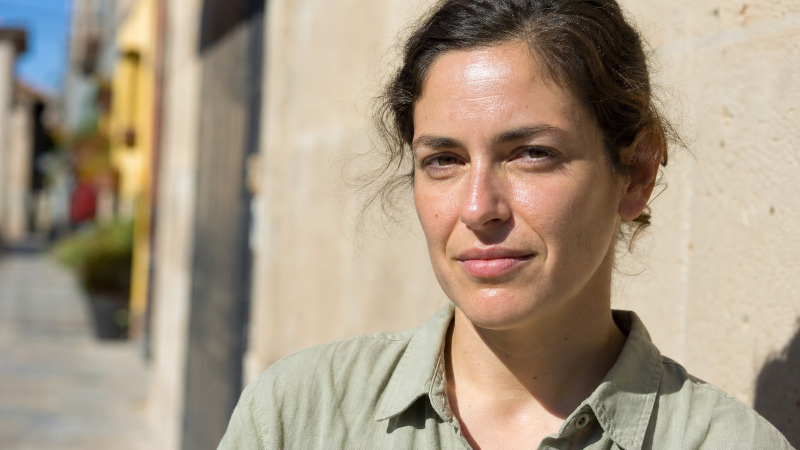
#> input picture GOLDEN_DAYLIGHT_CINEMA/SCENES/source/src02_midday_portrait.jpg, 1600 x 900 px (shown at 1/2 size)
$ python tune.py ../GOLDEN_DAYLIGHT_CINEMA/SCENES/source/src01_harsh_midday_city.jpg
#> lines starting #> are read from the running program, lines starting #| are printed output that depends on the picture
### dev/colorlib.py
"""
colorlib.py -- Colour science core for GOLDEN DAYLIGHT CINEMA
==============================================================

Authoritative references used for the Apple Log 2 pipeline (all cross-checked
against each other during development):

1. Apple Inc., "Apple Log Profile White Paper", September 2023 (Part 028-00768).
   Defines the Apple Log transfer function exactly:

       Encode  P = f(R) = gamma*log2(R + beta) + delta      if R >= R_t
                        = c*(R - R_0)^2                     if R_0 <= R < R_t
                        = 0                                 if R < R_0

       Decode  R = f^-1(P) = 2^((P - delta)/gamma) - beta   if P >= P_t
                           = sqrt(P/c) + R_0                 if 0 <= P < P_t
                           = R_0                             if P < 0

               R_0 = -0.05641088   R_t = 0.01   c = 47.28711236
               beta = 0.00964052   gamma = 0.08550479   delta = 0.69336945
               P_t = c * (R_t - R_0)^2

   Reference points (10-bit full range):
       0%    reflectance -> P = 0.150477 -> code  154
       18%   reflectance -> P = 0.488272 -> code  500
       90%   reflectance -> P = 0.681686 -> code  697
       1200% reflectance -> P = 1.000000 -> code 1023

2. OpenColorIO, src/OpenColorIO/transforms/builtins/AppleCameras.cpp
   (Academy Software Foundation). States explicitly:
       "Apple Wide Gamut primaries from the Apple Log 2 white paper."
       "Apple Log 2 uses the same transfer function as Apple Log, but with the
        wider Apple Wide Gamut primaries rather than Rec.2020."
   Apple Wide Gamut chromaticities:
       R = (0.725, 0.301)   G = (0.221, 0.814)   B = (0.068, -0.076)
       W = D65 (0.3127, 0.3290)

3. ACES / ASWF "aces-input-and-colorspaces", apple/CSC.Apple.AppleLog2_to_ACES.ctl
   -- identical Apple Wide Gamut primaries and identical transfer-function
   constants. Independent confirmation of #2.

4. colour-science, colour/models/rgb/transfer_functions/apple_log_profile.py
   -- "the Apple Log Profile log encoding, also used by Apple Log 2", same
   constants, cites both the 2023 and the 2025 Apple white papers.

=> Apple Log 2 = Apple Log transfer function + Apple Wide Gamut primaries (D65).
"""

from __future__ import annotations

import numpy as np

# --------------------------------------------------------------------------
# Apple Log / Apple Log 2 transfer function constants
# --------------------------------------------------------------------------
R_0 = -0.05641088
R_T = 0.01
C_PAR = 47.28711236
BETA = 0.00964052
GAMMA = 0.08550479
DELTA = 0.69336945
P_T = C_PAR * (R_T - R_0) ** 2          # = 0.150477...

MIDDLE_GREY_REFLECTANCE = 0.18          # 18% grey card
MAX_REFLECTANCE = 12.0                  # P = 1.0 -> 1200% reflectance


def apple_log_decode(P):
    """Apple Log / Apple Log 2 code value P in [0,1] -> linear scene reflectance R.

    R = 0.18 corresponds to an 18% reflectance grey card.
    R = 1.0  corresponds to a 100% diffuse white.
    R = 12.0 corresponds to the top of the encoding (P = 1.0, +6.06 stops over grey).
    """
    P = np.asarray(P, dtype=np.float64)
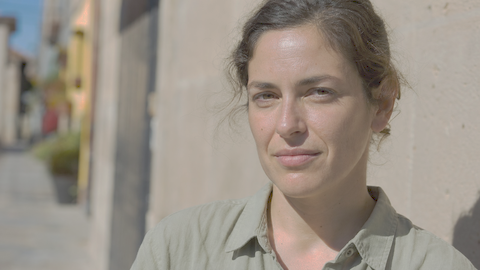
#> P: shape (270, 480, 3) float64; mean of channels 0, 1, 2 0.602, 0.568, 0.527; drawn as R, G, B
    out = np.empty_like(P)
    hi = P >= P_T
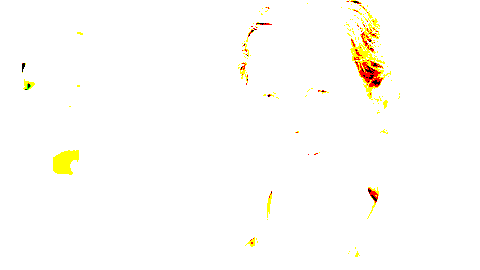
#> hi: shape (270, 480, 3) bool; mean of channels 0, 1, 2 0.999, 0.994, 0.98; drawn as R, G, B
    mid = (~hi) & (P >= 0.0)
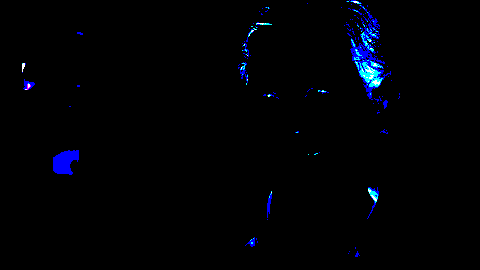
#> mid: shape (270, 480, 3) bool; mean of channels 0, 1, 2 0.00143, 0.00593, 0.0203; drawn as R, G, B
    lo = ~(hi | mid)
#> lo: shape (270, 480, 3) bool; every value is 0
    out[hi] = np.power(2.0, (P[hi] - DELTA) / GAMMA) - BETA
    out[mid] = np.sqrt(P[mid] / C_PAR) + R_0
    out[lo] = R_0
    return out


def apple_log_encode(R):
    """Linear scene reflectance R -> Apple Log / Apple Log 2 code value P in [0,1]."""
    R = np.asarray(R, dtype=np.float64)
    out = np.empty_like(R)
    hi = R >= R_T
    mid = (~hi) & (R >= R_0)
    lo = ~(hi | mid)
    out[hi] = GAMMA * np.log2(R[hi] + BETA) + DELTA
    out[mid] = C_PAR * (R[mid] - R_0) ** 2
    out[lo] = 0.0
    return out


# --------------------------------------------------------------------------
# Chromaticity -> matrix machinery
# --------------------------------------------------------------------------
def xy_to_XYZ(xy):
    x, y = float(xy[0]), float(xy[1])
    return np.array([x / y, 1.0, (1.0 - x - y) / y])


def rgb_to_xyz_matrix(primaries, white):
    """Build the RGB->XYZ matrix (D65-relative, Y scaled so white Y = 1)."""
    Xr, Yr, Zr = xy_to_XYZ(primaries[0])
    Xg, Yg, Zg = xy_to_XYZ(primaries[1])
    Xb, Yb, Zb = xy_to_XYZ(primaries[2])
    M = np.array([[Xr, Xg, Xb],
                  [Yr, Yg, Yb],
                  [Zr, Zg, Zb]], dtype=np.float64)
    W = xy_to_XYZ(white)
    S = np.linalg.solve(M, W)
    return M * S[np.newaxis, :]


# Primary sets ----------------------------------------------------------------
# Apple Wide Gamut -- from the Apple Log 2 white paper (via OCIO / ACES CTL)
APPLE_WIDE_GAMUT = np.array([[0.725, 0.301],
                             [0.221, 0.814],
                             [0.068, -0.076]])
D65 = np.array([0.3127, 0.3290])
D65_PRECISE = np.array([0.31271396, 0.32903127])

# BT.2020 -- used by Apple Log v1 (per the 2023 Apple white paper)
BT2020 = np.array([[0.708, 0.292],
                   [0.170, 0.797],
                   [0.131, 0.046]])

# Rec.709 / sRGB primaries
REC709 = np.array([[0.640, 0.330],
                   [0.300, 0.600],
                   [0.150, 0.060]])

M_AWG_TO_XYZ = rgb_to_xyz_matrix(APPLE_WIDE_GAMUT, D65)
M_XYZ_TO_AWG = np.linalg.inv(M_AWG_TO_XYZ)
M_709_TO_XYZ = rgb_to_xyz_matrix(REC709, D65)
M_XYZ_TO_709 = np.linalg.inv(M_709_TO_XYZ)
M_2020_TO_XYZ = rgb_to_xyz_matrix(BT2020, D65)
M_XYZ_TO_2020 = np.linalg.inv(M_2020_TO_XYZ)

# Both AWG and Rec.709 use D65, so no chromatic adaptation is required
# (a Bradford adaptation between identical white points is the identity).
M_AWG_TO_709 = M_XYZ_TO_709 @ M_AWG_TO_XYZ
M_709_TO_AWG = np.linalg.inv(M_AWG_TO_709)
M_AWG_TO_2020 = M_XYZ_TO_2020 @ M_AWG_TO_XYZ
M_2020_TO_709 = M_XYZ_TO_709 @ M_2020_TO_XYZ

# Rec.709 luminance coefficients (linear light)
LUMA_709 = np.array([0.2126, 0.7152, 0.0722])
LUMA_2020 = np.array([0.2627, 0.6780, 0.0593])


def apply_matrix(rgb, M):
    """rgb: (..., 3) -> (..., 3). Rows of M are applied as out = rgb @ M.T"""
    return np.einsum('...i,ji->...j', np.asarray(rgb, dtype=np.float64), M)


# --------------------------------------------------------------------------
# Rec.709 display transfer functions
# --------------------------------------------------------------------------
def rec709_gamma_encode(linear, gamma=2.4):
    """Pure power-law gamma 2.4 encode (broadcast Rec.709 / BT.1886 style)."""
    linear = np.asarray(linear, dtype=np.float64)
    x = np.clip(linear, 0.0, None)
    return np.power(x, 1.0 / gamma)


def rec709_gamma_decode(code, gamma=2.4):
    code = np.asarray(code, dtype=np.float64)
    x = np.clip(code, 0.0, None)
    return np.power(x, gamma)


# --------------------------------------------------------------------------
# OkLab / OkLCh  (used for hue-aware, perceptually smooth creative grading)
# --------------------------------------------------------------------------
_OKLAB_M1 = np.array([
    [0.4122214708, 0.5363325363, 0.0514459929],
    [0.2119034982, 0.6806995451, 0.1073969566],
    [0.0883024619, 0.2817188376, 0.6299787005],
])
_OKLAB_M2 = np.array([
    [0.2104542553, 0.7936177850, -0.0040720468],
    [1.9779984951, -2.4285922050, 0.4505937099],
    [0.0259040371, 0.7827717662, -0.8086757660],
])
_OKLAB_M1_INV = np.linalg.inv(_OKLAB_M1)
_OKLAB_M2_INV = np.linalg.inv(_OKLAB_M2)


def linear_to_oklab(rgb):
    rgb = np.asarray(rgb, dtype=np.float64)
    lms = np.einsum('...i,ji->...j', rgb, _OKLAB_M1)
    lms_ = np.cbrt(lms)
    return np.einsum('...i,ji->...j', lms_, _OKLAB_M2)


def oklab_to_linear(lab):
    lab = np.asarray(lab, dtype=np.float64)
    lms_ = np.einsum('...i,ji->...j', lab, _OKLAB_M2_INV)
    lms = lms_ ** 3
    return np.einsum('...i,ji->...j', lms, _OKLAB_M1_INV)


# [7 lines left out: function oklab_to_oklch, not called in this run]


def oklch_to_oklab(lch):
    L, C, h = lch[..., 0], lch[..., 1], lch[..., 2]
    return np.stack([L, C * np.cos(h), C * np.sin(h)], axis=-1)


# --------------------------------------------------------------------------
# .cube file I/O and 3D LUT application (trilinear)
# --------------------------------------------------------------------------
# [100 lines left out: functions read_cube, apply_cube, write_cube, identity_table, not called in this run]


# --------------------------------------------------------------------------
# Utility: smooth ramps / windows used by the creative grade
# --------------------------------------------------------------------------
def smoothstep(edge0, edge1, x):
    t = np.clip((np.asarray(x, dtype=np.float64) - edge0) / (edge1 - edge0 + 1e-12), 0.0, 1.0)
    return t * t * (3.0 - 2.0 * t)


def raised_cosine_window(h, centre, width):
    """Smooth periodic window in hue (radians) -> 1.0 at centre, 0.0 outside."""
    d = np.mod(np.asarray(h, dtype=np.float64) - centre + np.pi, 2 * np.pi) - np.pi
    w = width * 0.5
    x = np.clip(np.abs(d) / (w + 1e-12), 0.0, 1.0)
    return 0.5 * (1.0 + np.cos(np.pi * x))


# [47 lines left out: functions soft_clip_positive, luminance_preserving_gamut_compress, not called in this run]

### dev/look.py
"""
look.py -- GOLDEN DAYLIGHT CINEMA
=================================

One self-contained transform:

    Apple Log 2 code (Apple Wide Gamut)
      -> Apple Log / Apple Log 2 decode to scene-linear reflectance
      -> Apple Wide Gamut -> Rec.709 matrix (both D65, no adaptation)
      -> negative-channel compression
      -> neutral per-channel filmic tone map  (this is the BEFORE render)
      -> CREATIVE LOOK in OkLab / OkLCh
      -> Rec.709 gamma 2.4 encode

Nothing here assumes the input is already Rec.709 and no second LUT is needed.

Design intent
-------------
The creative grade is built from four separable ideas, none of which is a
global warm filter:

  1. LIGHT     A film-like lightness curve that deepens the midtones, keeps a
               dense but open toe (shadows stay coloured and detailed) and
               compresses the top end so highlight texture survives. Overall
               brightness is *reduced* slightly, because midday footage must
               not be made brighter.
  2. WARMTH    A two-sided split: honey/amber is added to the upper midtones
               and highlights, a very small cool bias to the shadows. The
               warm push is gated so that pixels which are ALREADY strongly
               warm (golden-hour sky, terracotta) receive little of it --
               that is what stops golden-hour footage turning to orange soup.
  3. CHROMA    Perceptual chroma shaping by hue and lightness: rich midtones,
               rolled off in deep shadow and near white, sky blues protected
               from cyan, foliage held to a natural green, skin held DOWN.
  4. HUE       Small hue rotations only where midday light misbehaves: cyan
               sky pulled toward real blue, yellow-green foliage pulled back
               toward green, skin protected from a red/orange rotation.
"""

from __future__ import annotations

import numpy as np
from scipy.interpolate import PchipInterpolator

from colorlib import (
    apple_log_decode, apple_log_encode, M_AWG_TO_709, apply_matrix,
    rec709_gamma_encode, rec709_gamma_decode, LUMA_709,
    linear_to_oklab, oklab_to_linear, smoothstep, raised_cosine_window,
)

TITLE = ("GOLDEN DAYLIGHT CINEMA - Apple Log 2 (Apple Wide Gamut) "
         "to Rec.709 Gamma 2.4")

COMMENT = """
GOLDEN DAYLIGHT CINEMA -- a single creative LUT for Apple Log 2 footage
recorded on iPhone 17 Pro with Blackmagic Camera for iOS.

INPUT   Apple Log 2, Apple Wide Gamut, full range (0.0 = black, 1.0 = clip)
OUTPUT  Rec.709 primaries, gamma 2.4, SDR, full range

CHAIN   Apple Log / Apple Log 2 decode (Apple Log Profile White Paper,
        Sept 2023, constants unchanged in the Apple Log 2 White Paper,
        Sept 2025) -> Apple Wide Gamut to Rec.709 matrix (D65 to D65,
        no chromatic adaptation) -> negative-gamut compression ->
        neutral filmic tone map -> creative look in OkLab -> gamma 2.4.

APPLE LOG CONSTANTS USED
        R0=-0.05641088  Rt=0.01  c=47.28711236
        beta=0.00964052  gamma=0.08550479  delta=0.69336945
APPLE WIDE GAMUT PRIMARIES (D65)
        R=(0.725,0.301)  G=(0.221,0.814)  B=(0.068,-0.076)

This LUT decodes the log signal itself. Do NOT put a technical
Apple Log 2 to Rec.709 conversion in front of it.
Generated by dev/look.py -- see VALIDATION_REPORT.txt for tested limits.
""".strip()


# ---------------------------------------------------------------------------
# 1.  NEUTRAL FILMIC TONE CURVE  (reflectance -> Rec.709 gamma 2.4 code)
# ---------------------------------------------------------------------------
# 18% grey lands on 0.430 code, a standard Rec.709 gamma-2.4 landing.
# 90% white card lands on 0.815: bright but still holding texture.
# 1200% (top of Apple Log 2) lands on 1.000 through a soft shoulder.
NEUTRAL_R = np.array([
    0.0000, 0.0010, 0.0027, 0.0056, 0.0112, 0.0225, 0.0450, 0.0900,
    0.1800, 0.3600, 0.5500, 0.7200, 0.9000, 1.2000, 1.8000, 2.7000,
    4.0000, 6.0000, 12.0000])
NEUTRAL_CODE = np.array([
    0.0000, 0.0022, 0.0130, 0.0290, 0.0530, 0.0960, 0.1760, 0.3000,
    0.4300, 0.5800, 0.6800, 0.7560, 0.8150, 0.8720, 0.9260, 0.9580,
    0.9780, 0.9910, 1.0000])

_P_NEUTRAL = np.clip(apple_log_encode(np.maximum(NEUTRAL_R, 0.0)), 0.0, 1.0)
_P_NEUTRAL[0] = 0.0
_TONE_P_TO_CODE = PchipInterpolator(_P_NEUTRAL, NEUTRAL_CODE, extrapolate=True)
_TONE_CODE_TO_P = PchipInterpolator(NEUTRAL_CODE, _P_NEUTRAL, extrapolate=True)


def neutral_code(lin709):
    """Scene-linear Rec.709 reflectance -> neutral Rec.709 g2.4 code."""
    lin = np.clip(np.asarray(lin709, dtype=np.float64), 0.0, 12.0)
    return np.clip(_TONE_P_TO_CODE(apple_log_encode(lin)), 0.0, 1.0)


def code_to_reflectance(code):
    """Inverse of neutral_code(), used to synthesise the log test plates."""
    c = np.clip(np.asarray(code, dtype=np.float64), 0.0, 1.0)
    return np.clip(apple_log_decode(np.clip(_TONE_CODE_TO_P(c), 0.0, 1.0)),
                   0.0, 12.0)
#> in apple_log_decode (call 2), `out[hi] = np.power(2.0, (P[hi] - DELTA) / GAMMA) - BETA`:
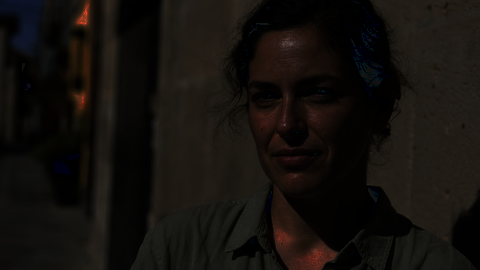
#> out: shape (270, 480, 3) float64; mean R, G, B 0.616, 0.509, 0.412; drawn with min black and max white


# ---------------------------------------------------------------------------
# 2.  GAMUT HANDLING
# ---------------------------------------------------------------------------
def softpos(x, rel=0.02):
    """C1, scale-invariant replacement for max(x, 0).

    Apple Wide Gamut is much wider than Rec.709, so the matrix routinely
    produces negative channels. Hard clipping at zero puts a slope kink into
    the transform, and a 33^3 LUT cannot represent a kink -- it smears it
    across a cell and shows up as hue blotches. The knee is relative to the
    pixel magnitude so the behaviour is self-similar across the 12 stops of
    scene-linear range (a fixed knee crushes shadows and does nothing for
    speculars).
    """
#> called with rel = 1e-06
    x = np.asarray(x, dtype=np.float64)
    sc = np.abs(x).max(axis=-1, keepdims=True)
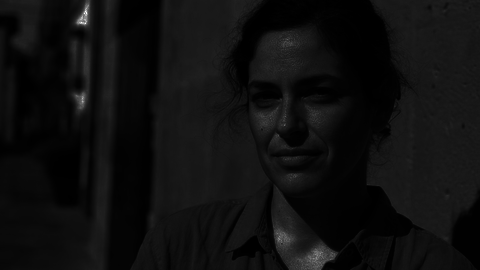
#> sc: shape (270, 480, 1) float64; min 0.00244, max 12.05, mean 0.724; drawn with min black and max white
    kk = np.maximum(rel * sc, 1e-12)
    return x * smoothstep(0.0, kk, x)


def compress_negatives(rgb, knee=0.12, luma_floor=0.10):
    """Constant-luminance, constant-hue chroma reduction until min channel >= 0.

    The luma floor prevents the degenerate case where a saturated colour with
    near-zero Rec.709 luminance (e.g. a bright saturated blue) collapses to
    black, which would be a hard cliff in the LUT.
    """
#> called with knee = 0.12, luma_floor = 0.1
    rgb = np.asarray(rgb, dtype=np.float64)
    mn = rgb.min(axis=-1)
    Y = rgb @ LUMA_709
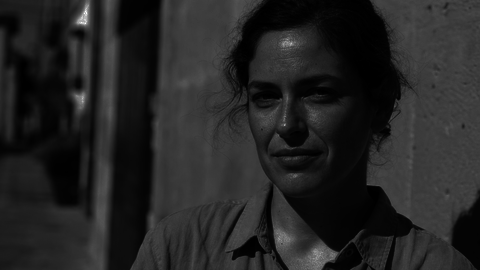
#> Y: shape (270, 480) float64; min 0.000704, max 3.79, mean 0.544; drawn with min black and max white
    if luma_floor > 0.0:
        Y = np.maximum(Y, luma_floor * np.maximum(rgb.max(axis=-1), 0.0))
    den = Y - mn
    with np.errstate(divide='ignore', invalid='ignore'):
        s = np.where(den > 1e-9, Y / np.where(den > 1e-9, den, 1.0), 1.0)
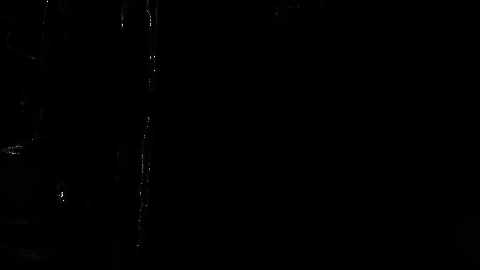
#> s: shape (270, 480) float64; min 1, max 1197.8, mean 4.7; drawn with min black and max white
    s = np.clip(np.where(np.isfinite(s), s, 1.0), 0.0, 1.0)
#> s: shape (270, 480) float64; every value is 1
    with np.errstate(divide='ignore', invalid='ignore'):
        rel = np.clip(-mn / np.maximum(Y, 1e-4), 0.0, None)
#> rel: shape (270, 480) float64; every value is 0
#> (the rest of the program and of its run is left out)
